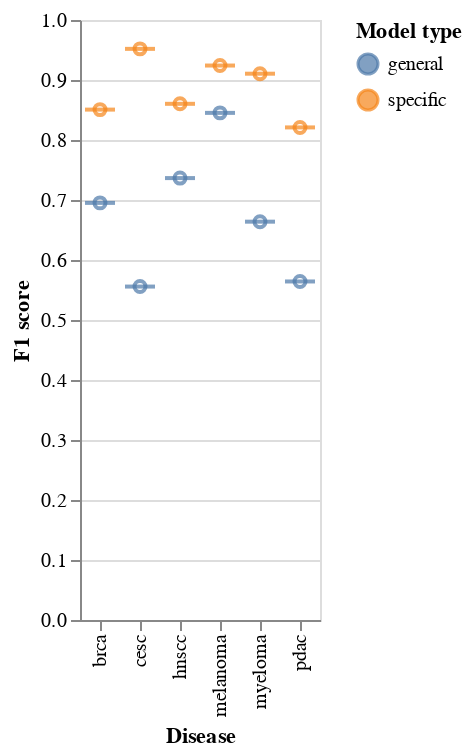

Notebook cell for this chart:
### Code cell
c1 = alt.Chart(df)
c1 = c1.mark_tick(thickness=2,).encode(
    y=alt.Y(f'F1 score:Q'),
    x=alt.X(f'Disease:N', scale=alt.Scale(zero=True), axis=alt.Axis(grid=False)),
    color=alt.Color('Model type:N')
)

c2 = alt.Chart(df)
c2 = c2.mark_point().encode(
    y=alt.Y(f'F1 score:Q'),
    x=alt.X(f'Disease:N', scale=alt.Scale(zero=True)),
    color=alt.Color('Model type:N')
)

chart = c1 + c2

chart

### Figure 1 — Vega-Lite specification as saved in the notebook (floating-point values rounded to 4 significant figures)
{"config": {"view": {"continuousWidth": 400, "continuousHeight": 300}}, "layer": [{"mark": {"type": "tick", "thickness": 2}, "encoding": {"color": {"type": "nominal", "field": "Model type"}, "x": {"type": "nominal", "axis": {"grid": false}, "field": "Disease", "scale": {"zero": true}}, "y": {"type": "quantitative", "field": "F1 score"}}}, {"mark": "point", "encoding": {"color": {"type": "nominal", "field": "Model type"}, "x": {"type": "nominal", "field": "Disease", "scale": {"zero": true}}, "y": {"type": "quantitative", "field": "F1 score"}}}], "data": {"name": "data-f39fe318a35cfc73fab85b5b70088f29"}, "$schema": "https://vega.github.io/schema/vega-lite/v4.8.1.json", "datasets": {"data-f39fe318a35cfc73fab85b5b70088f29": [{"Disease": "brca", "Model type": "specific", "F1 score": 0.8507}, {"Disease": "brca", "Model type": "general", "F1 score": 0.6952}, {"Disease": "cesc", "Model type": "specific", "F1 score": 0.9519}, {"Disease": "cesc", "Model type": "general", "F1 score": 0.5557}, {"Disease": "hnscc", "Model type": "specific", "F1 score": 0.8603}, {"Disease": "hnscc", "Model type": "general", "F1 score": 0.7365}, {"Disease": "melanoma", "Model type": "specific", "F1 score": 0.9241}, {"Disease": "melanoma", "Model type": "general", "F1 score": 0.8452}, {"Disease": "myeloma", "Model type": "specific", "F1 score": 0.9105}, {"Disease": "myeloma", "Model type": "general", "F1 score": 0.6639}, {"Disease": "pdac", "Model type": "specific", "F1 score": 0.821}, {"Disease": "pdac", "Model type": "general", "F1 score": 0.5642}]}}
